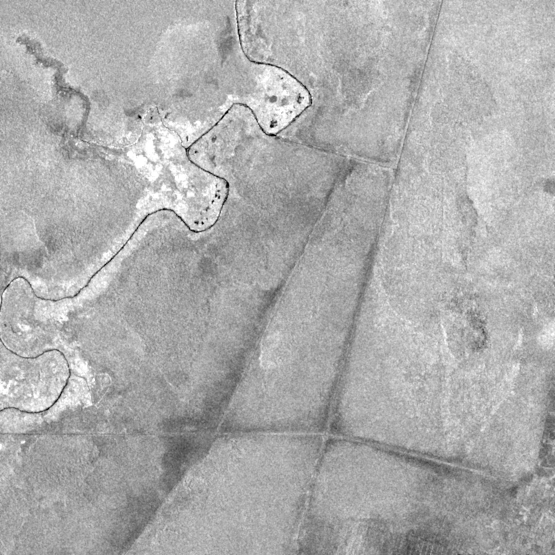
#> input picture docs/data/img/w1_t125_2026-07-04_hh.webp, 1110 x 1110 px, given in place of w1_t125_2026-07-16_hv.webp, which was not available (shown at 1/2 size)
$ python build_deck.py
#> lines starting #> are read from the running program, lines starting #| are printed output that depends on the picture
"""Build the images and numbers the demo deck (docs/deck/) reads.

Usage: uv run python pipeline/build_deck.py
Needs the overlays saved from the running page into logs/deck/ (tests/deck_overlays.py) and the
files build_site.py and score.py already wrote into docs/data/.
"""
import json
from pathlib import Path
from PIL import Image

ROOT = Path(__file__).resolve().parents[1]
DATA = ROOT / "docs" / "data"
OUT = ROOT / "docs" / "deck" / "img"
OUT.mkdir(parents=True, exist_ok=True)
LOG = ROOT / "logs" / "deck"


def save(im, name, size=None, q=82):
    if size:
        im = im.resize((size, size), Image.LANCZOS)
    im.convert("RGB").save(OUT / name, "WEBP", quality=q)


def radar(date, track=125, pol="hv"):
#> called with date = '2026-07-16', track = 125, pol = 'hv'
    return Image.open(DATA / "img" / f"w1_t{track}_{date}_{pol}.webp").convert("RGBA")


# Radar before and after, window 1, track 125, with the change layer from the page on the after image.
before = radar("2026-07-16")
after = radar("2026-10-20")
#> call 2 of radar, with date = '2026-10-20', track = 125, pol = 'hv'
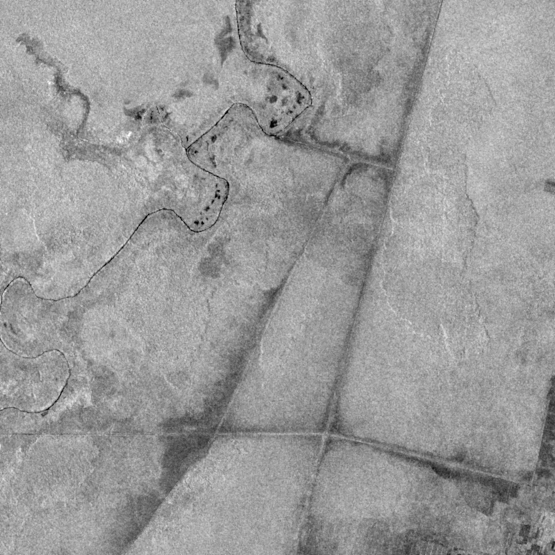
#> input picture docs/data/img/w1_t125_2026-08-21_hh.webp, 1110 x 1110 px, given in place of w1_t125_2026-10-20_hv.webp, which was not available (shown at 1/2 size)
ov = Image.open(LOG / "ov_change_fire.png").convert("RGBA")
save(before, "radar_before.webp", 900)
#> in save, `im = im.resize((size, size), Image.LANCZOS)`:
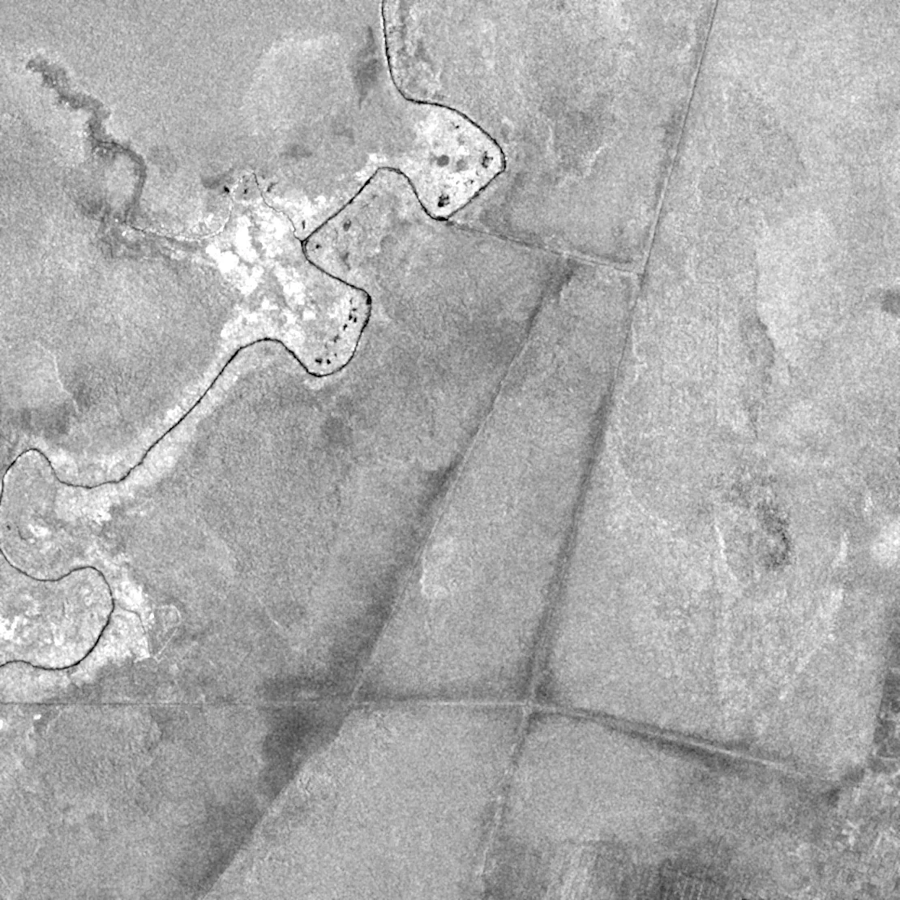
#> im: PIL image 900x900 RGBA; mean R, G, B, A 172.1, 172.1, 172.1, 255
save(Image.alpha_composite(after, ov), "radar_after_change.webp", 900)
#> call 2 of save, with name = 'radar_after_change.webp', size = 900, q = 82
#> in save (call 2), `im = im.resize((size, size), Image.LANCZOS)`:
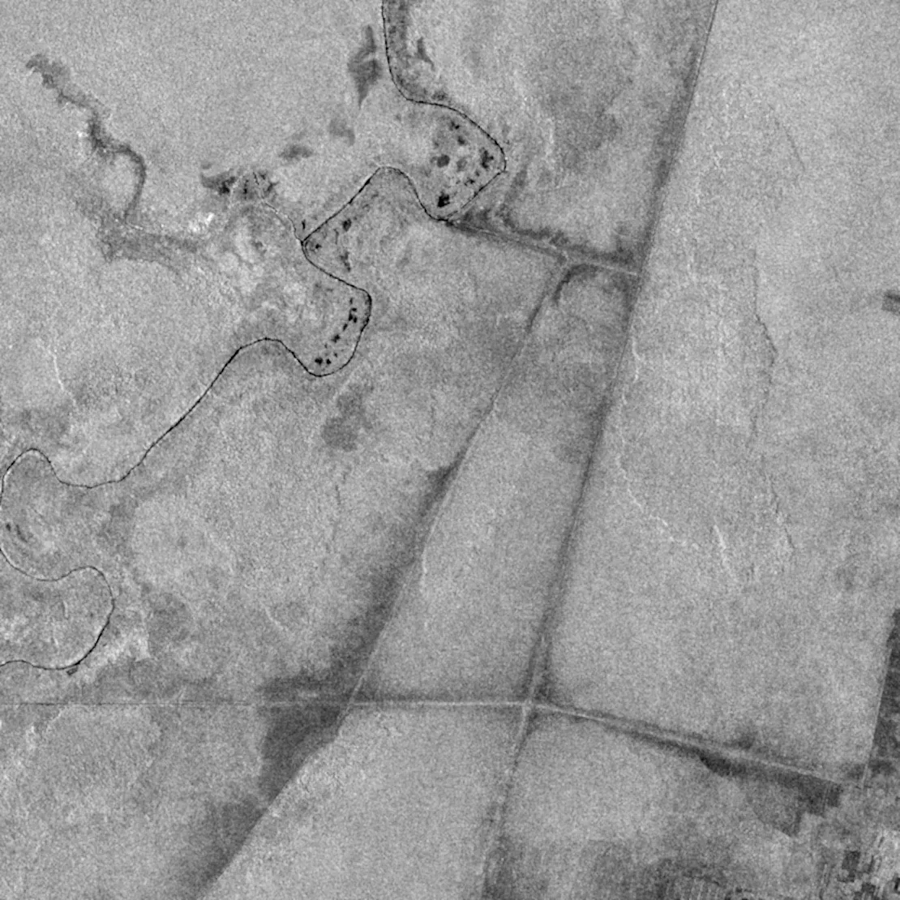
#> im: PIL image 900x900 RGBA; mean R, G, B, A 153.9, 153.9, 153.9, 255
save(after, "radar_after.webp", 900)
plac = radar("2026-07-04")
#> (the run stopped early here; a loop or call above may not have finished)
